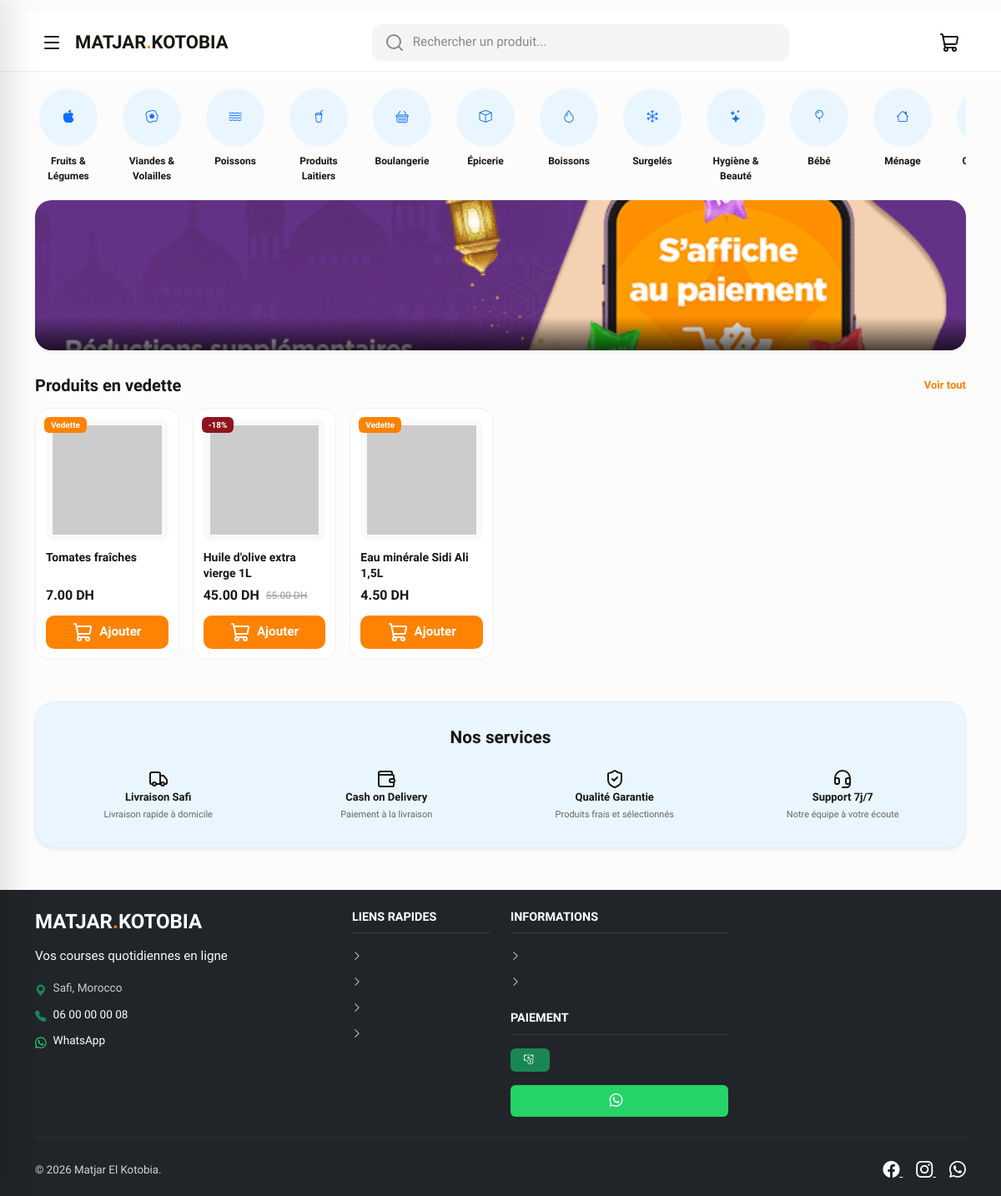
The page / on the database its author committed.
### tables this page shows
CREATE TABLE IF NOT EXISTS `hri_category` (
    `category_id`               INT UNSIGNED    NOT NULL AUTO_INCREMENT,
    `category_name_fr`          VARCHAR(100)    NOT NULL                 COMMENT 'Category name in French',
    `category_name_ar`          VARCHAR(100)    NOT NULL                 COMMENT 'Category name in Arabic',
    `category_slug`             VARCHAR(120)    NOT NULL                 COMMENT 'URL-safe slug (e.g. fruits-legumes)',
    `category_icon`             VARCHAR(100)             DEFAULT NULL    COMMENT 'Bootstrap Icon class or filename',
    `category_image`            VARCHAR(255)             DEFAULT NULL    COMMENT 'Category image filename (assets/images/categories/)',
    `category_description_fr`   TEXT                     DEFAULT NULL    COMMENT 'Optional description in French',
    `category_description_ar`   TEXT                     DEFAULT NULL    COMMENT 'Optional description in Arabic',
    `category_display_order`    INT             NOT NULL DEFAULT 0       COMMENT 'Sort order for nav/listing display',
    `category_is_active`        TINYINT(1)      NOT NULL DEFAULT 1       COMMENT '1=visible, 0=hidden',
    `category_created_at`       DATETIME        NOT NULL DEFAULT CURRENT_TIMESTAMP,
    `category_updated_at`       DATETIME        NOT NULL DEFAULT CURRENT_TIMESTAMP
                                                         ON UPDATE CURRENT_TIMESTAMP,

     
    PRIMARY KEY (`category_id`),
    UNIQUE KEY `uq_category_slug` (`category_slug`),

     
    INDEX `idx_category_slug`         (`category_slug`),
    INDEX `idx_category_active_order` (`category_is_active`, `category_display_order`)

);

CREATE TABLE IF NOT EXISTS `hri_product` (
    `product_id`                INT UNSIGNED    NOT NULL AUTO_INCREMENT,
    `product_category_id`       INT UNSIGNED    NOT NULL                 COMMENT 'FK → hri_category.category_id',
    `product_name_fr`           VARCHAR(200)    NOT NULL                 COMMENT 'Product name in French',
    `product_name_ar`           VARCHAR(200)    NOT NULL                 COMMENT 'Product name in Arabic',
    `product_slug`              VARCHAR(220)    NOT NULL                 COMMENT 'URL-safe slug — unique per product',
    `product_description_fr`    TEXT                     DEFAULT NULL    COMMENT 'Full description in French',
    `product_description_ar`    TEXT                     DEFAULT NULL    COMMENT 'Full description in Arabic',
    `product_price`             DECIMAL(10,2)   NOT NULL                 COMMENT 'Regular price in DH (MAD)',
    `product_sale_price`        DECIMAL(10,2)            DEFAULT NULL    COMMENT 'Promotional price in DH — NULL = no sale',
    `product_unit`              ENUM('kg','piece','pack','liter','gram','unit')
                                                NOT NULL DEFAULT 'piece' COMMENT 'Unit of measure',
    `product_unit_step`         DECIMAL(5,2)    NOT NULL DEFAULT 1.00   COMMENT 'Cart quantity increment (e.g. 0.5 for ½ kg)',
    `product_stock_quantity`    INT             NOT NULL DEFAULT 0       COMMENT 'Available stock — 0 = out of stock',
    `product_image`             VARCHAR(255)    NOT NULL DEFAULT 'default_product.jpg'
                                                                         COMMENT 'Main image filename (assets/uploads/products/)',
    `product_image_thumb`       VARCHAR(255)             DEFAULT NULL    COMMENT 'Thumbnail filename (generated by PHP GD)',
    `product_is_featured`       TINYINT(1)      NOT NULL DEFAULT 0       COMMENT '1 = show in homepage featured section',
    `product_is_on_sale`        TINYINT(1)      NOT NULL DEFAULT 0       COMMENT '1 = show sale badge overlay',
    `product_is_active`         TINYINT(1)      NOT NULL DEFAULT 1       COMMENT '1 = visible to customers',
    `product_view_count`        INT UNSIGNED    NOT NULL DEFAULT 0       COMMENT 'Page-view counter for basic analytics',
    `product_sort_order`        INT             NOT NULL DEFAULT 0       COMMENT 'Custom sort within category',
    `product_created_at`        DATETIME        NOT NULL DEFAULT CURRENT_TIMESTAMP,
    `product_updated_at`        DATETIME        NOT NULL DEFAULT CURRENT_TIMESTAMP
                                                         ON UPDATE CURRENT_TIMESTAMP,

     
    PRIMARY KEY (`product_id`),
    UNIQUE KEY `uq_product_slug` (`product_slug`),

    CONSTRAINT `fk_product_category`
        FOREIGN KEY (`product_category_id`)
        REFERENCES `hri_category` (`category_id`)
        ON DELETE RESTRICT
        ON UPDATE CASCADE,

     
    INDEX `idx_product_category`  (`product_category_id`),
    INDEX `idx_product_slug`      (`product_slug`),
    INDEX `idx_product_active`    (`product_is_active`),
    INDEX `idx_product_featured`  (`product_is_featured`, `product_is_active`),
    INDEX `idx_product_sale`      (`product_is_on_sale`,  `product_is_active`),
    INDEX `idx_product_price`     (`product_price`),
    INDEX `idx_product_stock`     (`product_stock_quantity`),

     
    FULLTEXT INDEX `idx_product_search` (`product_name_fr`, `product_name_ar`,
                                          `product_description_fr`, `product_description_ar`)

);

CREATE TABLE IF NOT EXISTS `hri_settings` (
    `setting_id`            INT UNSIGNED    NOT NULL AUTO_INCREMENT,
    `setting_key`           VARCHAR(100)    NOT NULL                 COMMENT 'Machine-readable key (permanent)',
    `setting_value`         TEXT                     DEFAULT NULL    COMMENT 'Stored value',
    `setting_type`          ENUM('text','number','boolean','json')
                                            NOT NULL DEFAULT 'text'  COMMENT 'Value type for validation',
    `setting_group`         VARCHAR(50)     NOT NULL DEFAULT 'general'
                                                                     COMMENT 'Grouping for admin UI',
    `setting_label_fr`      VARCHAR(150)             DEFAULT NULL    COMMENT 'Human-readable label (FR)',
    `setting_label_ar`      VARCHAR(150)             DEFAULT NULL    COMMENT 'Human-readable label (AR)',
    `setting_updated_at`    DATETIME        NOT NULL DEFAULT CURRENT_TIMESTAMP
                                                     ON UPDATE CURRENT_TIMESTAMP,

     
    PRIMARY KEY (`setting_id`),
    UNIQUE KEY `uq_setting_key` (`setting_key`),

     
    INDEX `idx_setting_key`   (`setting_key`),
    INDEX `idx_setting_group` (`setting_group`)

);

### index.php (the view, shortened to what the rows shown need)
<?php
$category_list      = get_active_categories();
$featured_products  = get_featured_products(12);
include_once __DIR__ . '/includes/header.php';
?>
<div class="container">
    <div class="hri-category-bar no-scrollbar">
        <?php foreach ($category_list as $cat): ?>
            <a href="<?php echo SITE_URL; ?>/pages/category.php?slug=<?php echo $cat['category_slug']; ?>" class="hri-category-bar__item">
                <div class="hri-category-bar__icon">
                    <?php if (!empty($cat['category_image'])): ?>
                        <img src="<?php echo UPLOAD_URL . 'categories/' . $cat['category_image']; ?>" alt="<?php echo htmlspecialchars($current_language === 'ar' ? $cat['category_name_ar'] : $cat['category_name_fr']); ?>">
                    <?php else: ?>
                        <i class="bi <?php echo $cat['category_icon'] ?? 'bi-grid'; ?>"></i>
                    <?php endif; ?>
                </div>
                <span class="hri-category-bar__label"><?php echo htmlspecialchars($current_language === 'ar' ? $cat['category_name_ar'] : $cat['category_name_fr']); ?></span>
            </a>
        <?php endforeach; ?>
    </div>
    <div class="hri-section-header">
        <h2 class="hri-section-title"><?php echo $current_language === 'ar' ? 'منتجات مختارة' : 'Produits en vedette'; ?></h2>
    </div>
    <div class="row g-3">
        <?php foreach ($featured_products as $product_data): ?>
            <div class="col-6 col-md-4 col-lg-2">
                <?php include __DIR__ . '/pages/_product_card.php'; ?>
            </div>
        <?php endforeach; ?>
    </div>
    <section class="hri-services-section shadow-sm">
        <h2 class="hri-services-section__header"><?php echo $current_language === 'ar' ? 'خدماتنا' : 'Nos services'; ?></h2>
    </section>
</div>
<?php include_once __DIR__ . '/includes/footer.php'; ?>

### pages/_product_card.php (shortened to what the rows shown need)
<?php
$p = $product_data;
$product_id = (int)$p['product_id'];
$product_name_fr = $p['product_name_fr'];
$product_name_ar = $p['product_name_ar'];
$product_image = $p['product_image'];
$product_price = (float)$p['product_price'];
$product_sale_price = (float)$p['product_sale_price'];
$is_on_sale = (bool)$p['product_is_on_sale'] && $product_sale_price > 0 && $product_sale_price < $product_price;
$display_price = $is_on_sale ? $product_sale_price : $product_price;
$cart = $_SESSION[CART_SESSION_KEY] ?? [];
$in_cart = isset($cart[$product_id]);
?>
<div class="hri-product-card <?php echo $in_cart ? 'is-active' : ''; ?>" data-product-id="<?php echo $product_id; ?>">
    <?php if ($is_on_sale): ?>
        <span class="hri-product-card__badge hri-product-card__badge--sale">-<?php echo round((($product_price - $product_sale_price) / $product_price) * 100); ?>%</span>
    <?php elseif ($p['product_is_featured']): ?>
        <span class="hri-product-card__badge hri-product-card__badge--featured"><?php echo $current_language === 'ar' ? 'مميز' : 'Vedette'; ?></span>
    <?php endif; ?>
    <a href="<?php echo SITE_URL; ?>/pages/product_detail.php?slug=<?php echo $p['product_slug']; ?>" class="hri-product-card__image text-decoration-none">
        <img src="<?php echo get_product_image_url($product_image); ?>" alt="<?php echo htmlspecialchars($product_name_fr); ?>" loading="lazy" onerror="this.src='https://placehold.co/200x200/f5f5f5/9e9e9e?text=No+Image'">
    </a>
    <div class="hri-product-card__content">
        <a href="<?php echo SITE_URL; ?>/pages/product_detail.php?slug=<?php echo $p['product_slug']; ?>" class="hri-product-card__title">
            <?php echo htmlspecialchars($current_language === 'ar' ? $product_name_ar : $product_name_fr); ?>
        </a>
        <div class="hri-product-card__price">
            <span class="current"><?php echo format_price($display_price); ?></span>
            <?php if ($is_on_sale): ?>
                <span class="original"><?php echo format_price($product_price); ?></span>
            <?php endif; ?>
        </div>
        <div class="hri-product-card__actions">
            <button class="hri-product-card__btn-cart" onclick="addCardToCart(<?php echo $product_id; ?>)">
                <i data-lucide="shopping-cart" size="16"></i>
                <span><?php echo $current_language === 'ar' ? 'أضف' : 'Ajouter'; ?></span>
            </button>
        </div>
    </div>
</div>

### includes/footer.php (shortened to what the rows shown need)
<?php
$db_address = get_setting('store_address');
$store_address = !empty($db_address) ? $db_address : (DEFAULT_CITY . ', ' . DEFAULT_COUNTRY);
?>
    <footer class="footer bg-dark text-white pt-4 pb-3">
        <div class="container">
            <div class="row g-4">
                <div class="col-lg-4 col-md-6">
                    <ul class="list-unstyled footer-contact">
                        <li class="mb-2">
                            <i class="bi bi-geo-alt-fill me-2 text-success"></i>
                            <span><?php echo htmlspecialchars($store_address); ?></span>
                        </li>
                    </ul>
                </div>
            </div>
        </div>
    </footer>
</body>
</html>

### rows shown on the page
hri_category: category_name_fr "Fruits & Légumes"
hri_category: category_name_fr "Viandes & Volailles"
hri_category: category_name_fr "Poissons"
hri_category: category_name_fr "Produits Laitiers"
hri_category: category_name_fr "Boulangerie"
hri_category: category_name_fr "Épicerie"
hri_category: category_name_fr "Boissons"
hri_category: category_name_fr "Surgelés"
hri_category: category_name_fr "Hygiène & Beauté"
hri_category: category_name_fr "Bébé"
hri_category: category_name_fr "Ménage"
hri_product: product_is_featured "Vedette", product_name_fr "Tomates fraîches", format_price($display_price) "7.00 DH"
hri_product: (($product_price - $product_sale_price) / $product_price) * 100 "18", product_name_fr "Huile d'olive extra vierge 1L", format_price($display_price) "45.00 DH", product_price "55.00 DH"
hri_product: product_is_featured "Vedette", product_name_fr "Eau minérale Sidi Ali 1,5L", format_price($display_price) "4.50 DH"
hri_settings: setting_value "Safi, Morocco"

### other values the page prints
SITE_TAGLINE_FR "Vos courses quotidiennes en ligne"
$store_phone_display "06 00 00 00 08"
$lang['quick_links'] "LIENS RAPIDES"
$store_name "Matjar El Kotobia"
